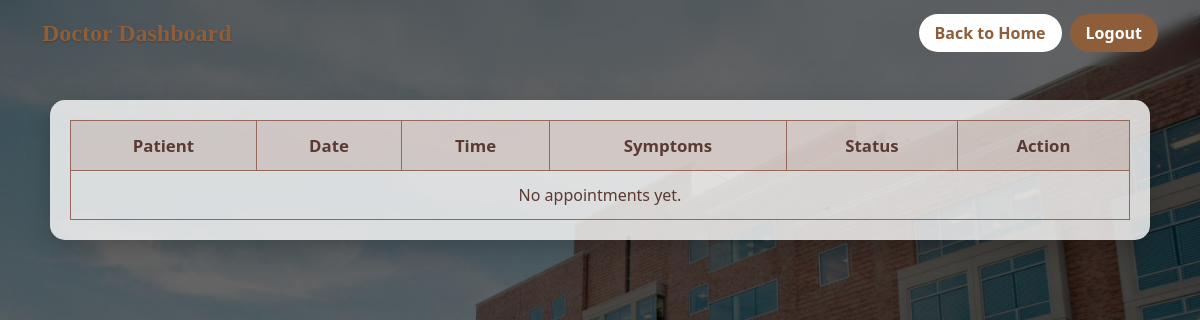
/view_appointments_doctor/ (signed in), run on an earlier commit of the app's database.
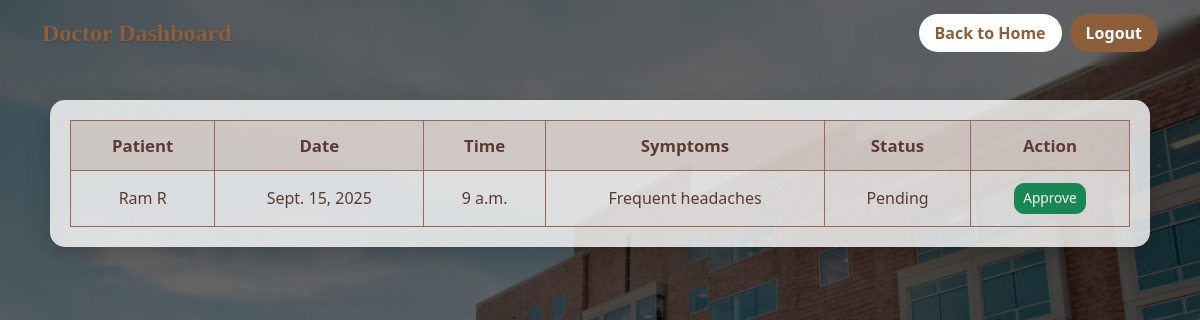
And on a later commit of the database.
### app/models.py (models this page shows, shortened)
class Appointment(models.Model):
    patient = models.ForeignKey(Patient, on_delete=models.CASCADE, null=True, blank=True)
    doctor = models.ForeignKey(Doctor, on_delete=models.CASCADE, null=True, blank=True)
    status = models.CharField(max_length=20, default="Pending")
    date = models.DateField()
    time = models.TimeField()
    symptoms = models.TextField(blank=True, null=True)   # NEW FIELD

class Patient(models.Model):
    Patient_id = models.ForeignKey(MYUSER, on_delete=models.CASCADE, null=True, blank=True)
    name = models.CharField(max_length=100)
    age = models.IntegerField()
    gender = models.CharField(max_length=10)
    admitted_on = models.DateField(auto_now_add=True)
    is_approved = models.BooleanField(default=False)  # NEW FIELD

### app/views.py (the view)
# urls.py: path('view_appointments_doctor/', view_appointments_doctor, name='view_appointments_doctor'),
@login_required
def view_appointments_doctor(request):
    doctor = get_object_or_404(Doctor, Doctor_id=request.user)
    appointments = Appointment.objects.filter(doctor=doctor).select_related('patient').order_by('-date', '-time')
    return render(request, "view_appointments_doctor.html", {"appointments": appointments})

### app/templates/view_appointments_doctor.html (shortened to what this page needs)
{% load static %}
<!DOCTYPE html>
<html lang="en">
<head>
<link href="https://cdn.jsdelivr.net/npm/bootstrap@5.0.2/dist/css/bootstrap.min.css" rel="stylesheet">
</head>
<body>
<nav class="navbar navbar-expand-lg fixed-top">
  <div class="container-fluid">
    <a class="navbar-brand" href="{% url 'dhome' %}">Doctor Dashboard</a>
    <div class="collapse navbar-collapse justify-content-end" id="navbarNav">
      <div class="d-flex gap-2">
        <a href="{% url 'dhome' %}" class="btn btn-home">Back to Home</a>
        <a href="{% url 'logout' %}" class="btn btn-logout">Logout</a>
      </div>
    </div>
  </div>
</nav>
<div class="table-container">
    <table>
        <thead>
            <tr>
                <th>Patient</th>
                <th>Date</th>
                <th>Time</th>
                <th>Symptoms</th>
                <th>Status</th>
                <th>Action</th>
            </tr>
        </thead>
        <tbody>
        {% for app in appointments %}
            <tr>
                <td>{{ app.patient.name }}</td>
                <td>{{ app.date }}</td>
                <td>{{ app.time }}</td>
                <td>{{ app.symptoms|default:"—" }}</td>
                <td>
                    {% if app.status == "Appointed" %}
                        Appointed
                    {% else %}
                        Pending
                    {% endif %}
                </td>
                <td>
                    {% if app.status != "Appointed" %}
                        <a href="/approve_appointment/{{ app.id }}/" class="btn btn-success btn-sm btn-approve">Approve</a>
                    {% else %}
                        -
                    {% endif %}
                </td>
            </tr>
        {% empty %}
            <tr><td colspan="6">No appointments yet.</td></tr>
        {% endfor %}
        </tbody>
    </table>
</div>
</body>
</html>

What changed in the data, as far as the page shows it:
added Appointment: patient.name "Ram R", date "Sept. 15, 2025", time "9 a.m.", symptoms "Frequent headaches", status "Pending"
Also different on the page:
text no longer shown: "No appointments yet."
